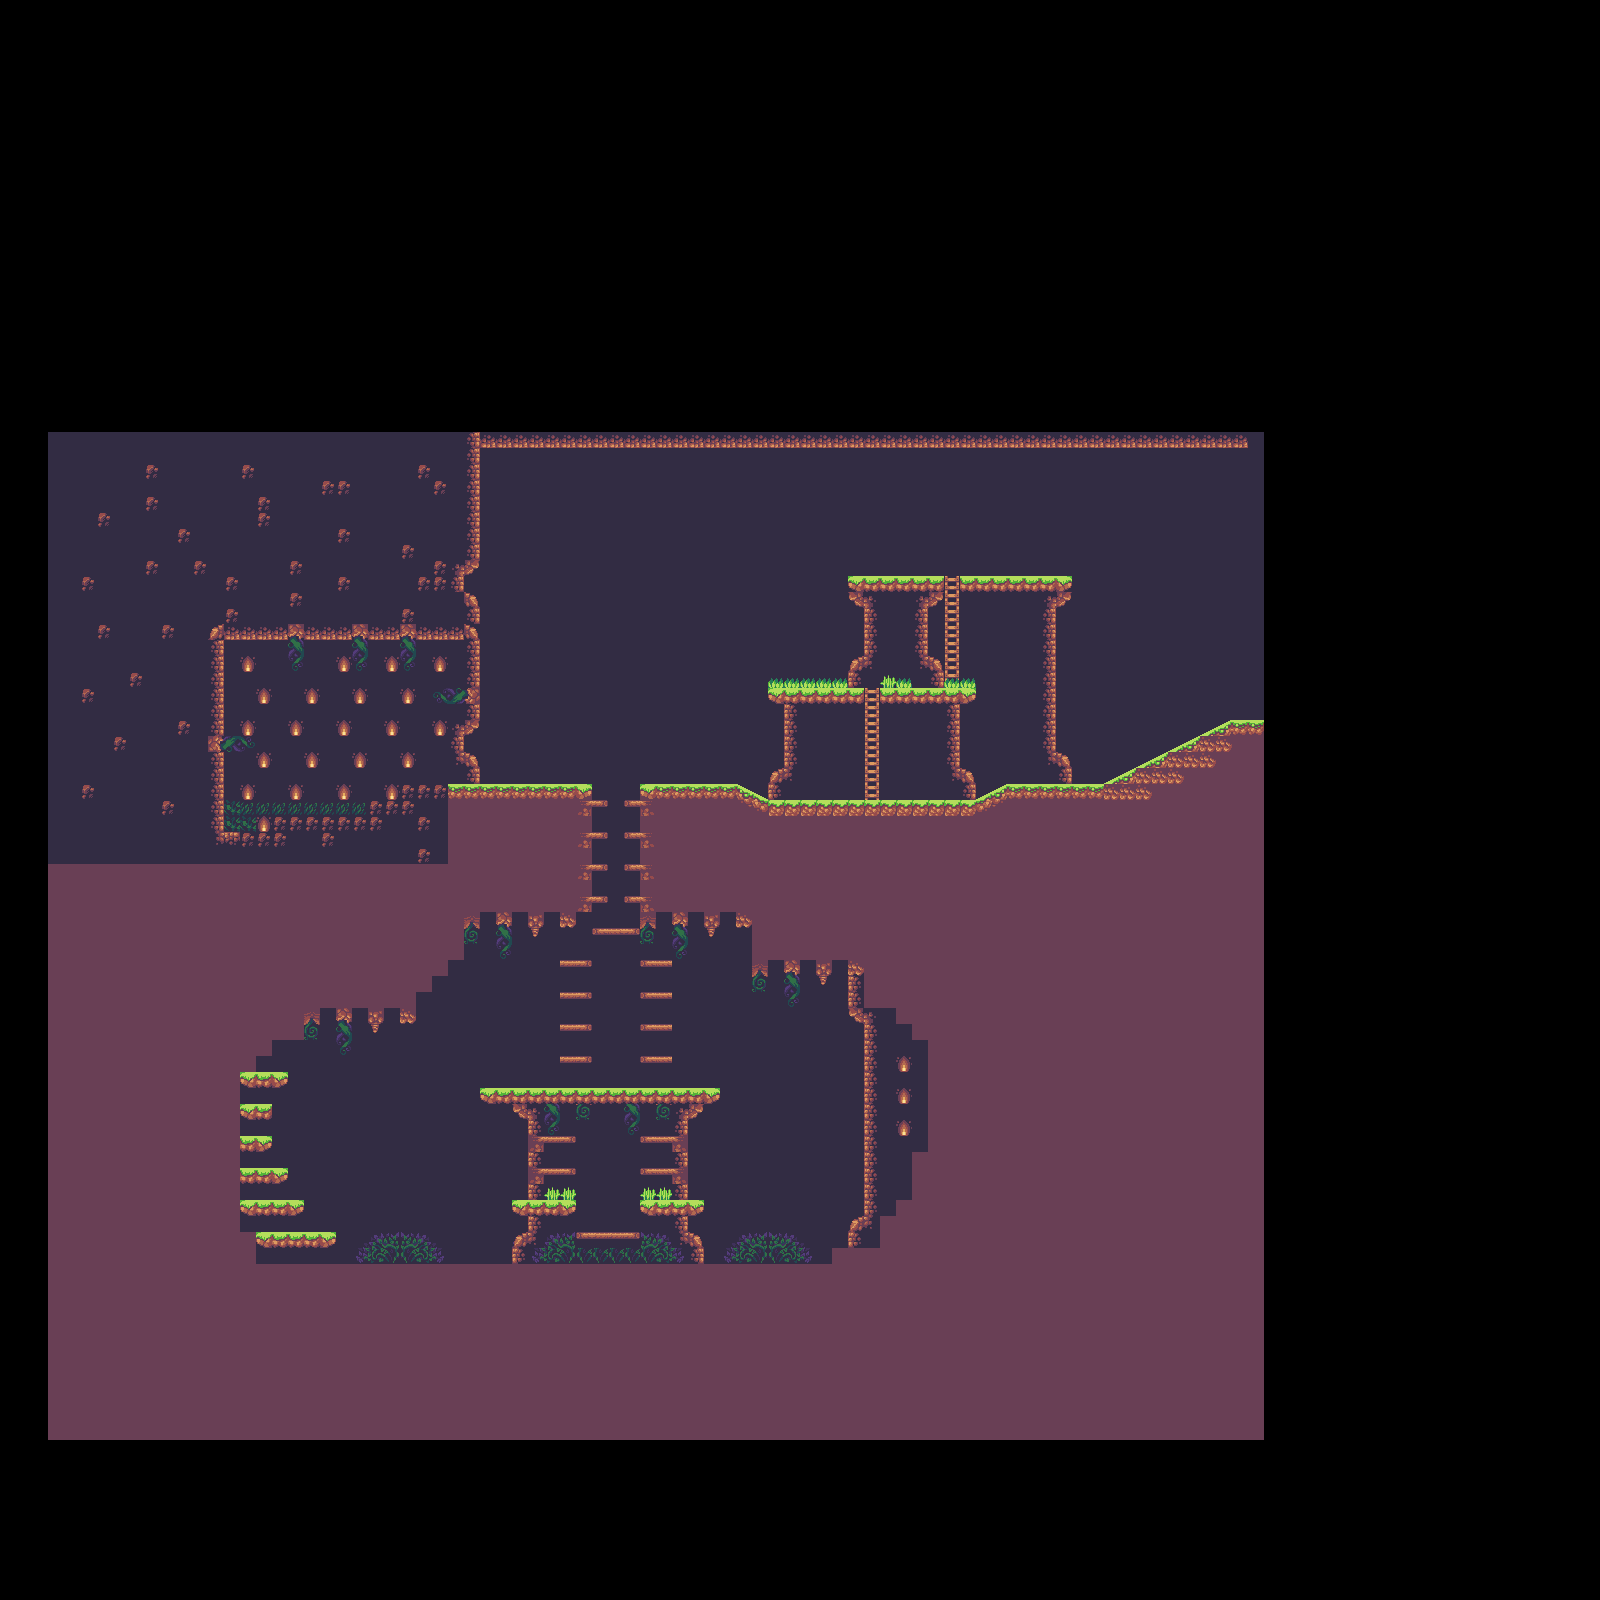

Below is a game level as drawn by its tile map, then a one-line description and the .tmx that defines it (tile-layer data replaced by summaries):
An orthogonal 100x100 tile map with 16x16 px tiles, 2 tile layers (Background, Ground) and 37 objects.

<map version="1.0" tiledversion="2018.02.14" orientation="orthogonal" renderorder="right-down" width="100" height="100" tilewidth="16" tileheight="16" infinite="0" nextobjectid="42">
 <tileset firstgid="1" source="SunnyLand.tsx" />
 <layer name="Background" width="100" height="100">
  <data>[10000 cells, 475 non-empty, 29 distinct tile ids]</data>
 </layer>
 <layer name="Ground" width="100" height="100">
  <data>[10000 cells, 4729 non-empty, 82 distinct tile ids]</data>
 </layer>
 <objectgroup name="LadderCollision">
  <object id="1" x="944" y="560" width="16" height="112" />
  <object id="2" x="864" y="672" width="16" height="112" />
 </objectgroup>
 <objectgroup name="PlatformCollision">
  <object id="3" x="592" y="800">
   <polyline points="0,0 16,0" />
  </object>
  <object id="4" x="624.375" y="799.875">
   <polyline points="0,0 15.625,0.125" />
  </object>
  <object id="5" x="592" y="832">
   <polyline points="0,0 16,0" />
  </object>
  <object id="6" x="624" y="832">
   <polyline points="0,0 16,0" />
  </object>
  <object id="7" x="592" y="864">
   <polyline points="0,0 16,0" />
  </object>
  <object id="8" x="624" y="864">
   <polyline points="0,0 16,0" />
  </object>
  <object id="9" x="592" y="896">
   <polyline points="0,0 16,0" />
  </object>
  <object id="10" x="624" y="896">
   <polyline points="0,0 16,0" />
  </object>
  <object id="11" x="592.5" y="928">
   <polyline points="0,0 47.5,0" />
  </object>
  <object id="12" x="560" y="960">
   <polyline points="0,0 32,0" />
  </object>
  <object id="13" x="640" y="960">
   <polyline points="0,0 32,0" />
  </object>
  <object id="14" x="560" y="992">
   <polyline points="0,0 32,0" />
  </object>
  <object id="15" x="640" y="992">
   <polyline points="0,0 32,0" />
  </object>
  <object id="16" x="560" y="1024">
   <polyline points="0,0 32,0" />
  </object>
  <object id="17" x="640" y="1024">
   <polyline points="0,0 32,0" />
  </object>
  <object id="18" x="560" y="1056">
   <polyline points="0,0 32,0" />
  </object>
  <object id="19" x="640" y="1056">
   <polyline points="0,0 32,0" />
  </object>
  <object id="20" x="544" y="1136">
   <polyline points="0,0 32,0" />
  </object>
  <object id="21" x="640" y="1136">
   <polyline points="0,0 32,0" />
  </object>
  <object id="22" x="544" y="1168">
   <polyline points="0,0 32,0" />
  </object>
  <object id="23" x="640" y="1168">
   <polyline points="0,0 32,0" />
  </object>
  <object id="28" x="240" y="1072">
   <polyline points="0,0 48,0" />
  </object>
  <object id="29" x="240" y="1104">
   <polyline points="0,0 32,0" />
  </object>
  <object id="30" x="240" y="1136">
   <polyline points="0,0 32,0" />
  </object>
  <object id="31" x="240" y="1168">
   <polyline points="0,0 48,0" />
  </object>
  <object id="32" x="240" y="1200">
   <polyline points="0,0 64,0" />
  </object>
  <object id="33" x="256" y="1232">
   <polyline points="0,0 80,0" />
  </object>
  <object id="34" x="512" y="1200">
   <polyline points="0,0 64,0" />
  </object>
  <object id="35" x="640" y="1200">
   <polyline points="0,0 64,0" />
  </object>
  <object id="36" x="576" y="1232">
   <polyline points="0,0 64,0" />
  </object>
 </objectgroup>
 <objectgroup name="GroundCollision">
  <object id="37" x="848" y="1248">
   <polyline points="0,0 0,-16 16,-32 16,-224 0,-240 0,-288 -16,-288 -16,-272 -32,-272 -32,-288 -48,-288 -48,-272 -64,-272 -64,-288 -80,-288 -80,-272 -96,-272 -96,-320 -112,-320 -112,-336 -128,-336 -128,-320 -144,-320 -144,-336 -160,-336 -160,-320 -176,-320 -176,-336 -192,-336 -192,-320 -208,-320 -208,-464 -112,-464 -80,-448 128,-448 160,-464 256,-464 384,-528 416,-528 416,-800 -368,-800 -368,-464 -256,-464 -256,-336 -272,-336 -272,-320 -288,-320 -288,-336 -304,-336 -304,-320 -320,-320 -320,-336 -336,-336 -336,-320 -352,-320 -352,-336 -368,-336 -368,-320 -384,-320 -384,-288 -400,-288 -400,-272 -416,-272 -416,-256 -432,-256 -432,-224 -448,-224 -448,-240 -464,-240 -464,-224 -480,-224 -480,-240 -496,-240 -496,-224 -512,-224 -512,-240 -528,-240 -528,-224 -544,-224 -544,-208 -576,-208 -576,-192 -592,-192 -592,-176 -608,-176 -608,-144 -608,-16 -592,-16 -592,16 -16,16 -16,0 0,0" />
  </object>
  <object id="38" x="768" y="688">
   <polyline points="0,0 96,0" />
  </object>
  <object id="39" x="880" y="688">
   <polyline points="0,0 96,0" />
  </object>
  <object id="40" x="848" y="576">
   <polyline points="0,0 96,0" />
  </object>
  <object id="41" x="960" y="576">
   <polyline points="0,0 112,0" />
  </object>
 </objectgroup>
</map>
